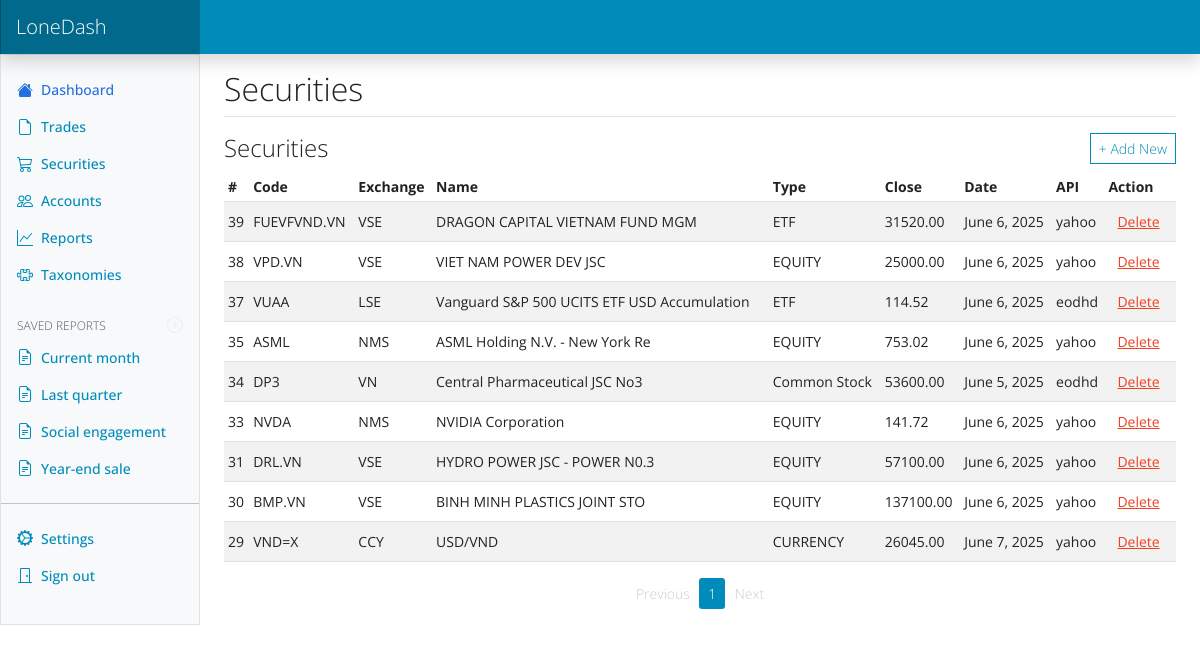
Page /securities/ (signed in) on the earlier database version.
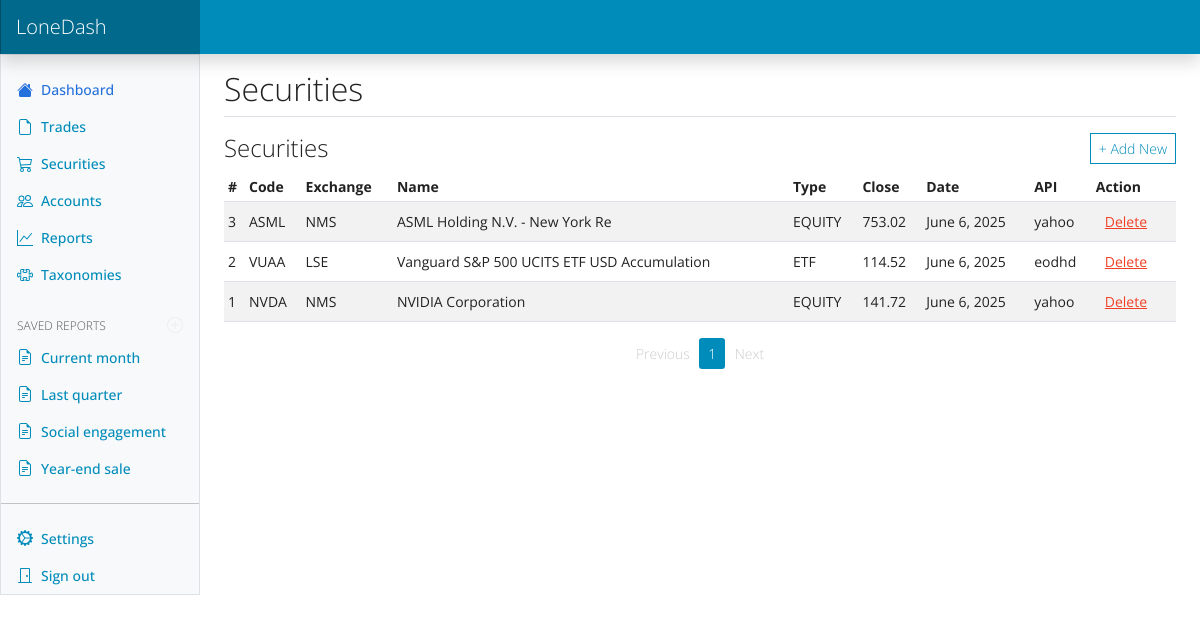
Same page on the later database version.
### dash/models.py (models this page shows, shortened)
class Security(models.Model):
    user = models.ForeignKey(User, on_delete=models.CASCADE, related_name='security')
    code = models.CharField(max_length=10)
    exchange = models.CharField(max_length=20)
    name = models.CharField(max_length=255)
    type = models.CharField(max_length=255, blank=True)
    isin = models.CharField(max_length=20, blank=True)
    close = models.DecimalField(max_digits=16, decimal_places=2, default=0)
    date = models.DateField(default=date.today)
    api_source = models.CharField(max_length=50, blank=True, null=True)
    industry = models.CharField(max_length=100, blank=True)
    sector = models.CharField(max_length=100, blank=True)
    website = models.URLField(blank=True)
    description = models.TextField(blank=True)
    class Meta:
        constraints = [
            models.UniqueConstraint(fields=['user', 'code'], name='unique_user_code')
        ]
        indexes = [
            models.Index(fields=['user', 'code']),
        ]

### dash/views.py (the view)
# urls.py: path('securities/', securities_view, name='securities'),
def securities_view(request):
    latest_prices = SecurityPrice.objects.filter(
        security=OuterRef('pk')
    ).order_by('-date')
    securities_list = Security.objects.filter(user=request.user).annotate(
        last_close=Subquery(latest_prices.values('close')[:1]),
        last_close_date=Subquery(latest_prices.values('date')[:1])
    ).order_by('-id')
    securities_paginator = Paginator(securities_list, 10)
    securities_page = securities_paginator.get_page(request.GET.get('page'))
    svg_content = get_icons_svg()
    return render(request, "securities.html", {
        'icons_svg': svg_content,
        'securities': securities_page,
    })

### dash/views.py (called while the page is built)
def get_icons_svg():
    current_dir = os.path.dirname(__file__)
    svg_path = os.path.join(current_dir, 'static', 'icons', 'icons.svg')
    with open(svg_path, 'r', encoding='utf-8') as f:
        return f.read()

### dash/templates/securities.html (shortened to what this page needs)
{% extends "base.html" %}
{% block content %}
<main class="col-md-9 ms-sm-auto col-lg-10 px-md-4">
    <div
        class="d-flex justify-content-between flex-wrap flex-md-nowrap align-items-center pt-3 pb-2 mb-3 border-bottom">
        <h2 class="mb-0">Securities</h2>
    </div>
    <div class="d-flex justify-content-between align-items-center mb-2">
        <h4 class="mb-0">Securities</h4>
        <button type="button" class="btn btn-sm btn-outline-primary" id="btn-add-security">+ Add New</button>
    </div>
    <div class="table-responsive small">
        <table class="table table-striped table-sm table-hover">
            <thead>
                <tr>
                    <th scope="col">#</th>
                    <th scope="col">Code</th>
                    <th scope="col">Exchange</th>
                    <th scope="col">Name</th>
                    <th scope="col">Type</th>
                    <th scope="col">Close</th>
                    <th scope="col">Date</th>
                    <th scope="col">API</th>
                    <th scope="col">Action</th>
                </tr>
            </thead>
            <tbody>
                {% for security in securities %}
                <tr>
                    <td>{{ security.id }}</td>
                    <td>{{ security.code }}</td>
                    <td>{{ security.exchange }}</td>
                    <td>{{ security.name}}</td>
                    <td>{{ security.type}}</td>
                    <td>{{ security.last_close|floatformat:2 }}</td>
                    <td>{{ security.last_close_date  }}</td>
                    <td>{{ security.api_source}}</td>
                    <td>
                        <button class="btn btn-sm btn-link text-danger btn-delete-security"
                            data-id="{{ security.id }}">Delete</button>
                    </td>
                </tr>
                {% empty %}
                <tr>
                    <td colspan="9" class="text-center">No security found.</td>
                </tr>
                {% endfor %}
            </tbody>
        </table>
    </div>
    <nav>
        <ul class="pagination pagination-sm justify-content-center">
            {% if securities.has_previous %}
            <li class="page-item">
                <a class="page-link" href="?page={{ securities.previous_page_number }}">Previous</a>
            </li>
            {% else %}
            <li class="page-item disabled"><span class="page-link">Previous</span></li>
            {% endif %}
            {% for num in securities.paginator.page_range %}
            <li class="page-item {% if securities.number == num %}active{% endif %}">
                <a class="page-link" href="?page={{ num }}">{{ num }}</a>
            </li>
            {% endfor %}
            {% if securities.has_next %}
            <li class="page-item">
                <a class="page-link" href="?page={{ securities.next_page_number }}">Next</a>
            </li>
            {% else %}
            <li class="page-item disabled"><span class="page-link">Next</span></li>
            {% endif %}
        </ul>
    </nav>
</main>
{% endblock %}
{% block page_scripts %}
{% load static %}
{% endblock %}

### dash/templates/base.html (shortened to what this page needs)
<!DOCTYPE html>
<html lang="en" data-bs-theme="auto">
{% block head %}
{% include "includes/head.html" %}
{% endblock %}
<body>
    {% block navbar %}
    {% include "includes/navbar.html" %}
    {% endblock %}
<div class="container-fluid">
  <div class="row">
    {% block sidebar %}
    {% include "includes/sidebar.html" %}
    {% endblock %}
    {% block content %}
    {% endblock %}
  </div>
</div>
</body>
</html>

### dash/templates/includes/head.html (shortened to what this page needs)
<head>
    {% load static %}
    <link href="{% static 'css/bootstrap.min.css' %}" rel="stylesheet">
    <link href="{% static 'css/style.css' %}" rel="stylesheet">
    <link href="{% static 'css/dashboard.css' %}" rel="stylesheet">
    <link href="{% static 'css/dashboard.rtl.css' %}" rel="stylesheet">
</head>

### dash/templates/includes/navbar.html (shortened to what this page needs)
<header class="navbar sticky-top bg-primary flex-md-nowrap p-0 shadow" data-bs-theme="dark">
  <a
  class="navbar-brand col-md-3 col-lg-2 me-0 px-3 text-white" href="#">LoneDash
  </a>
</header>

### dash/templates/includes/sidebar.html (shortened to what this page needs)
<div class="sidebar border border-right col-md-3 col-lg-2 p-0 bg-body-tertiary">
   <div class="offcanvas-md offcanvas-end bg-body-tertiary" tabindex="-1" id="sidebarMenu"
      aria-labelledby="sidebarMenuLabel">
      <div class="offcanvas-body d-md-flex flex-column p-0 pt-lg-3 overflow-y-auto">
         <ul class="nav flex-column">
            <li class="nav-item">
               <a class="nav-link d-flex align-items-center gap-2 active" aria-current="page"
                  href="{% url 'dashboard' %}">
                  <svg class="bi" aria-hidden="true">
                     <use xlink:href="#house-fill"></use>
                  </svg>
                  Dashboard
               </a>
            </li>
            <li class="nav-item">
               <a class="nav-link d-flex align-items-center gap-2" href="{% url 'trades' %}">
                  <svg class="bi"
                     aria-hidden="true">
                     <use xlink:href="#file-earmark"></use>
                  </svg>
                  Trades
               </a>
            </li>
            <li class="nav-item">
               <a class="nav-link d-flex align-items-center gap-2" href="{% url 'securities' %}">
                  <svg class="bi"
                     aria-hidden="true">
                     <use xlink:href="#cart"></use>
                  </svg>
                  Securities
               </a>
            </li>
            <li class="nav-item">
               <a class="nav-link d-flex align-items-center gap-2" href="{% url 'accounts' %}">
                  <svg class="bi"
                     aria-hidden="true">
                     <use xlink:href="#people"></use>
                  </svg>
                  Accounts
               </a>
            </li>
            <li class="nav-item">
               <a class="nav-link d-flex align-items-center gap-2" href="#">
                  <svg class="bi"
                     aria-hidden="true">
                     <use xlink:href="#graph-up"></use>
                  </svg>
                  Reports
               </a>
            </li>
            <li class="nav-item">
               <a class="nav-link d-flex align-items-center gap-2" href="#">
                  <svg class="bi"
                     aria-hidden="true">
                     <use xlink:href="#puzzle"></use>
                  </svg>
                  Taxonomies
               </a>
            </li>
         </ul>
         <h6
            class="sidebar-heading d-flex justify-content-between align-items-center px-3 mt-4 mb-1 text-body-secondary text-uppercase">
            <span>Saved reports</span>
            <a class="link-secondary" href="#" aria-label="Add a new report">
               <svg class="bi" aria-hidden="true">
                  <use xlink:href="#plus-circle"></use>
               </svg>
            </a>
         </h6>
         <ul class="nav flex-column mb-auto">
            <li class="nav-item">
               <a class="nav-link d-flex align-items-center gap-2" href="#">
                  <svg class="bi"
                     aria-hidden="true">
                     <use xlink:href="#file-earmark-text"></use>
                  </svg>
                  Current month
               </a>
            </li>
            <li class="nav-item">
               <a class="nav-link d-flex align-items-center gap-2" href="#">
                  <svg class="bi"
                     aria-hidden="true">
                     <use xlink:href="#file-earmark-text"></use>
                  </svg>
                  Last quarter
               </a>
            </li>
            <li class="nav-item">
               <a class="nav-link d-flex align-items-center gap-2" href="#">
                  <svg class="bi"
                     aria-hidden="true">
                     <use xlink:href="#file-earmark-text"></use>
                  </svg>
                  Social engagement
               </a>
            </li>
            <li class="nav-item">
               <a class="nav-link d-flex align-items-center gap-2" href="#">
                  <svg class="bi"
                     aria-hidden="true">
                     <use xlink:href="#file-earmark-text"></use>
                  </svg>
                  Year-end sale
               </a>
            </li>
         </ul>
         <hr class="my-3">
         <ul class="nav flex-column mb-auto">
            <li class="nav-item">
               <a class="nav-link d-flex align-items-center gap-2" href="{% url 'settings' %}">
                  <svg class="bi"
                     aria-hidden="true">
                     <use xlink:href="#gear-wide-connected"></use>
                  </svg>
                  Settings
               </a>
            </li>
            <li class="nav-item">
               <a class="nav-link d-flex align-items-center gap-2" href="{% url 'logout' %}">
                  <svg class="bi"
                     aria-hidden="true">
                     <use xlink:href="#door-closed"></use>
                  </svg>
                  Sign out
               </a>
            </li>
         </ul>
      </div>
   </div>
</div>

### dash/templates/includes/scripts.html (shortened to what this page needs)
{% load static %}

### dash/static/css/style.css (style rules this page uses)
.bi { vertical-align: -.125em; fill: currentColor }
.table td { vertical-align: middle; }

### dash/static/css/dashboard.css (style rules this page uses)
.bi { display: inline-block; width: 1rem; height: 1rem; }
.sidebar .nav-link { font-size: .875rem; font-weight: 500; }
.sidebar .nav-link.active { color: #2470dc; }
.sidebar-heading { font-size: .75rem; }
.navbar-brand { padding-top: .75rem; padding-bottom: .75rem; background-color: rgba(0, 0, 0, .25); box-shadow: inset -1px 0 0 rgba(0, 0, 0, .25); }

### dash/static/css/dashboard.rtl.css (style rules this page uses)
.bi { display: inline-block; width: 1rem; height: 1rem; }
.sidebar .nav-link { font-size: .875rem; font-weight: 500; }
.sidebar .nav-link.active { color: #2470dc; }
.sidebar-heading { font-size: .75rem; }
.navbar-brand { padding-top: .75rem; padding-bottom: .75rem; background-color: rgba(0, 0, 0, .25); box-shadow: inset 1px 0 0 rgba(0, 0, 0, .25); }

Differences in the rows shown:
removed Security: id "39", code "FUEVFVND.VN", exchange "VSE", name "DRAGON CAPITAL VIETNAM FUND MGM", type "ETF", last_close "31520.00", last_close_date "June 6, 2025", api_source "yahoo"
removed Security: id "38", code "VPD.VN", exchange "VSE", name "VIET NAM POWER DEV JSC", type "EQUITY", last_close "25000.00", last_close_date "June 6, 2025", api_source "yahoo"
removed Security: id "37", code "VUAA", exchange "LSE", name "Vanguard S&P 500 UCITS ETF USD Accumulation", type "ETF", last_close "114.52", last_close_date "June 6, 2025", api_source "eodhd"
removed Security: id "35", code "ASML", exchange "NMS", name "ASML Holding N.V. - New York Re", type "EQUITY", last_close "753.02", last_close_date "June 6, 2025", api_source "yahoo"
removed Security: id "34", code "DP3", exchange "VN", name "Central Pharmaceutical JSC No3", type "Common Stock", last_close "53600.00", last_close_date "June 5, 2025", api_source "eodhd"
removed Security: id "33", code "NVDA", exchange "NMS", name "NVIDIA Corporation", type "EQUITY", last_close "141.72", last_close_date "June 6, 2025", api_source "yahoo"
removed Security: id "31", code "DRL.VN", exchange "VSE", name "HYDRO POWER JSC - POWER N0.3", type "EQUITY", last_close "57100.00", last_close_date "June 6, 2025", api_source "yahoo"
removed Security: id "30", code "BMP.VN", exchange "VSE", name "BINH MINH PLASTICS JOINT STO", type "EQUITY", last_close "137100.00", last_close_date "June 6, 2025", api_source "yahoo"
removed Security: id "29", code "VND=X", exchange "CCY", name "USD/VND", type "CURRENCY", last_close "26045.00", last_close_date "June 7, 2025", api_source "yahoo"
added Security: id "3", code "ASML", exchange "NMS", name "ASML Holding N.V. - New York Re", type "EQUITY", last_close "753.02", last_close_date "June 6, 2025", api_source "yahoo"
added Security: id "2", code "VUAA", exchange "LSE", name "Vanguard S&P 500 UCITS ETF USD Accumulation", type "ETF", last_close "114.52", last_close_date "June 6, 2025", api_source "eodhd"
added Security: id "1", code "NVDA", exchange "NMS", name "NVIDIA Corporation", type "EQUITY", last_close "141.72", last_close_date "June 6, 2025", api_source "yahoo"
